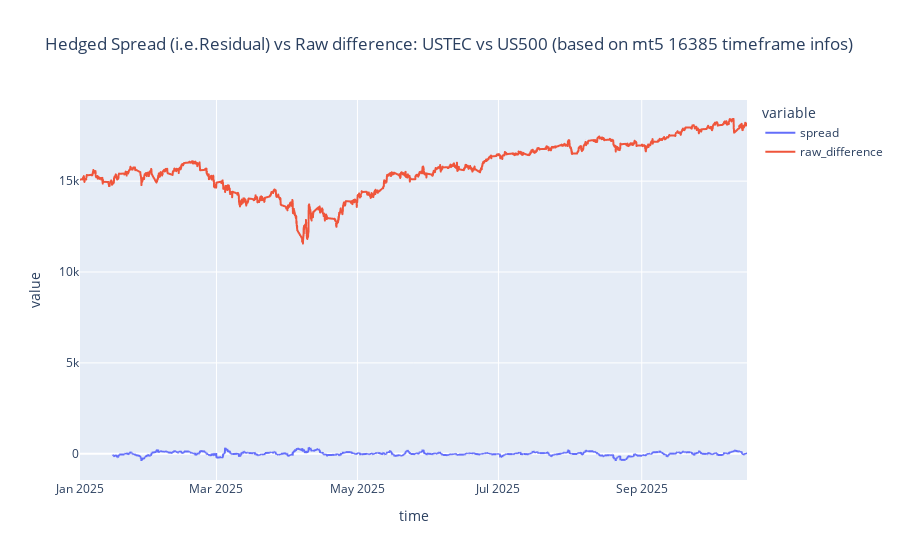

The cell this chart's notebook holds for it:
### Code cell
px.line(df, x ="time", y = ["spread", "raw_difference"], title = f"Hedged Spread (i.e.Residual) vs Raw difference: {SYM1} vs {SYM2} (based on mt5 {TF} timeframe infos)")

### Figure 1 — Plotly figure (JSON) as saved in the notebook; plotly's stock layout.template omitted (floating-point values rounded to 4 significant figures; data arrays with more than 128 entries replaced by an {"elided": "..."} marker saying what was removed)
{"data": [{"hovertemplate": "variable=spread<br>time=%{x}<br>value=%{y}<extra></extra>", "legendgroup": "spread", "line": {"color": "#636efa", "dash": "solid"}, "marker": {"symbol": "circle"}, "mode": "lines", "name": "spread", "showlegend": true, "type": "scattergl", "x": {"elided": "4672 str values"}, "xaxis": "x", "y": {"elided": "4672 float values"}, "yaxis": "y"}, {"hovertemplate": "variable=raw_difference<br>time=%{x}<br>value=%{y}<extra></extra>", "legendgroup": "raw_difference", "line": {"color": "#EF553B", "dash": "solid"}, "marker": {"symbol": "circle"}, "mode": "lines", "name": "raw_difference", "showlegend": true, "type": "scattergl", "x": {"elided": "4672 str values"}, "xaxis": "x", "y": {"elided": "4672 float values"}, "yaxis": "y"}], "layout": {"legend": {"title": {"text": "variable"}, "tracegroupgap": 0}, "title": {"text": "Hedged Spread (i.e.Residual) vs Raw difference: USTEC vs US500 (based on mt5 16385 timeframe infos)"}, "xaxis": {"anchor": "y", "domain": [0, 1], "title": {"text": "time"}}, "yaxis": {"anchor": "x", "domain": [0, 1], "title": {"text": "value"}}}}
